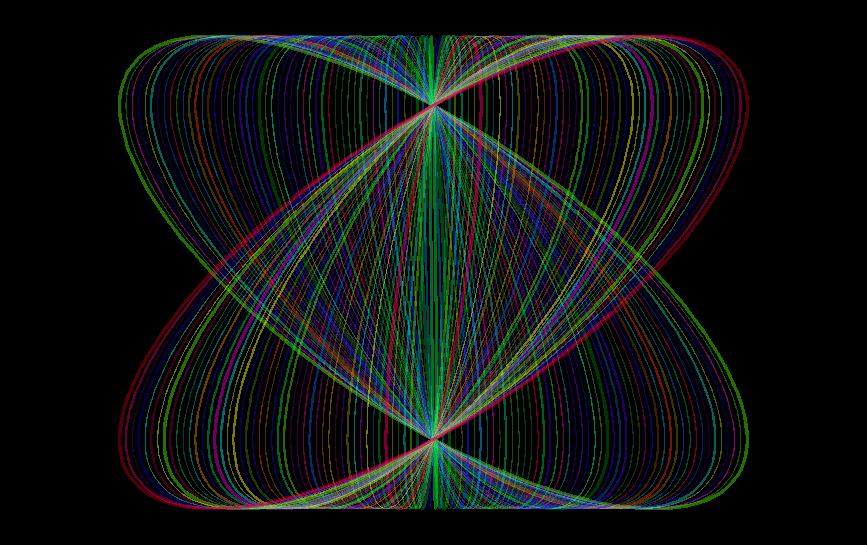

Write the R code that produced this figure.
# generate pairs of x-y values
theta = seq(-2 * pi, 2 * pi, length = 300)
x = cos(theta)
y = x + sin(theta) 

# set graphical parameters
op = par(bg = "black", mar = rep(0.1, 4))

# plot
plot(x, y, type = "n", xlim = c(-8, 8), ylim = c(-1.5, 1.5))
for (i in seq(-2*pi, 2*pi, length = 100))
{
  lines(i*x, y, col = hsv(runif(1, 0.01, 0.99), 1, 1, runif(1, 0.2, 0.5)), 
        lwd = sample(seq(.5, 3, length = 10), 1))          
}
